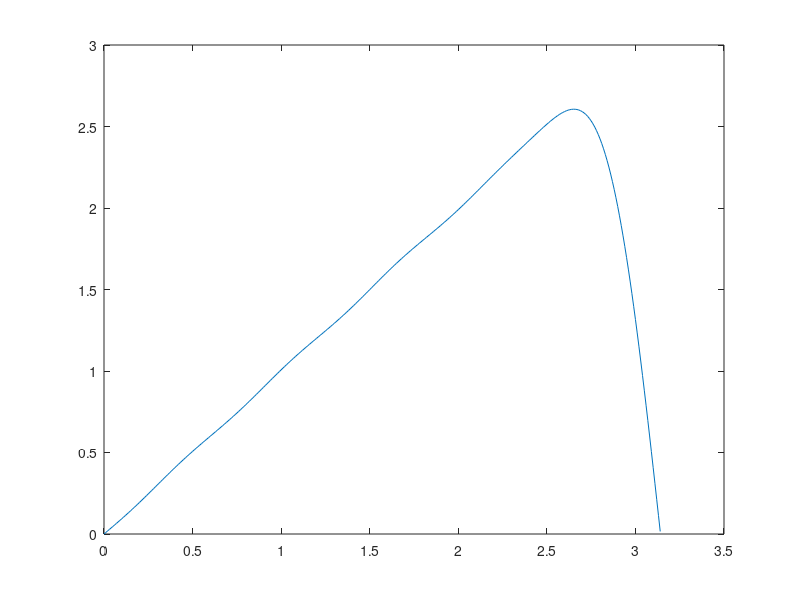

Write MATLAB code to recreate this figure.
clear all;
close all;
clc;
M=21;
tau=(M-1)/2;
n=0:M-1;
hd=((cos(pi*(n-tau)))./(n-tau))-((sin(pi*(n-tau)))./(pi*((n-tau).^2)));
hd(tau+1)=0
wham=0.54-0.46*cos((2*pi*n)/(M-1));
h=hd.*wham;

w=0:0.01:pi;
hw=freqz(h,1,w);
hrw=exp(-j*(pi/2-10*w)).*hw;
plot(w,hrw)